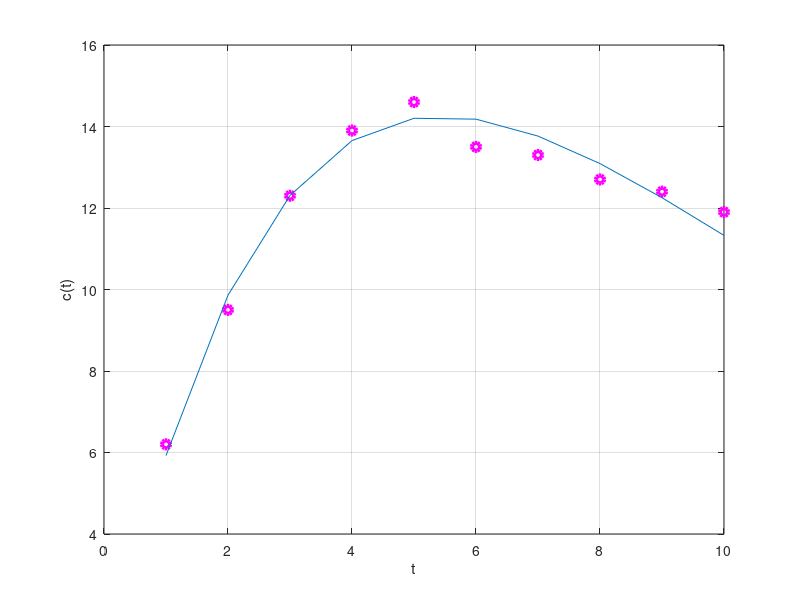
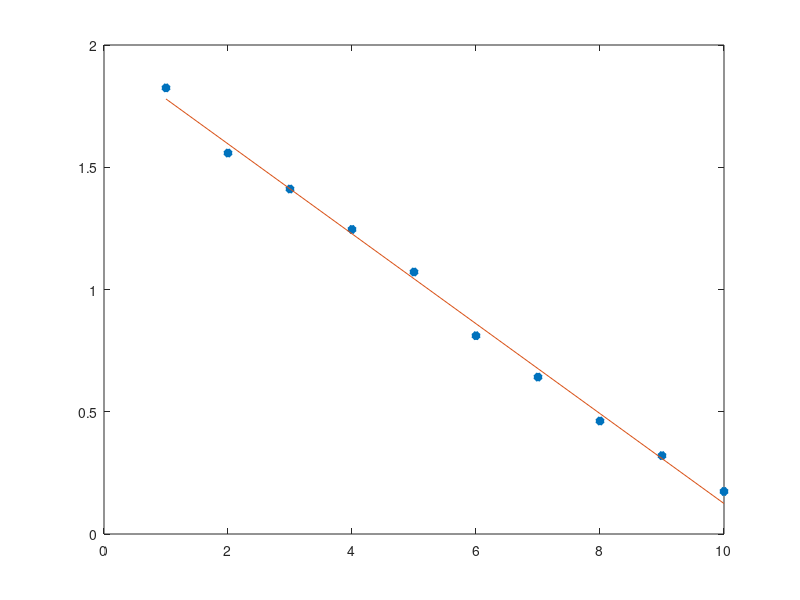

The MATLAB script that drew these images, in order:
clear all; close all
% Exempel på minsta-kvadratmetoden med linjär ersättningsmodell
% Datapunkter
td = (1:10)';
cd = [6.2 9.5 12.3 13.9 14.6 13.5 13.3 12.7 12.4 11.9]';

% plotta data
figure(1)
plot(td, cd, 'mo', 'LineWidth', 3);
xlabel('t');
ylabel('c(t)');
grid on

%% anpassa linje till log. data
y = log(cd) - log(td);
figure(2)
plot(td, y, '*', 'LineWidth', 3);
A = [ ones(size(td)), td];
coeff = A\y;

k = coeff(1);
c2 = coeff(2);

linje = @(t) k + c2*t;
hold on
plot(td, linje(td))

%% gå tillbaka till originalmodellen
c1 = exp(k);
kurva = @(t) c1 * t.* exp(c2*t);

figure(1)
hold on
plot(td, kurva(td))



